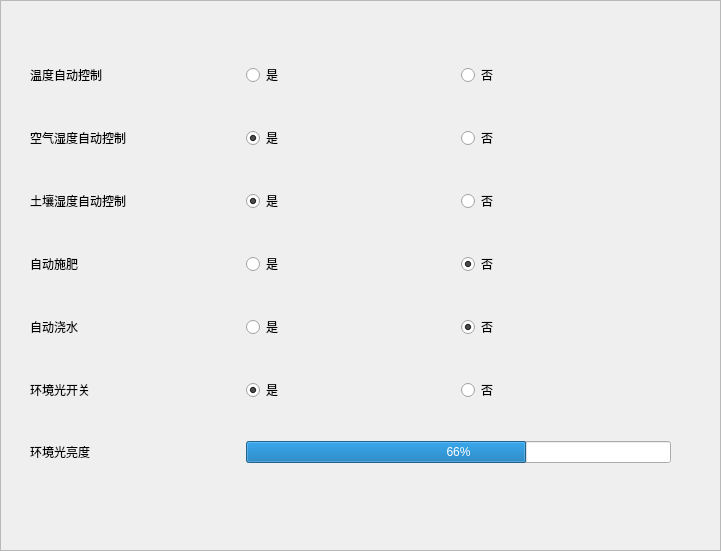
<?xml version="1.0" encoding="UTF-8"?>
<ui version="4.0">
 <class>Frame</class>
 <widget class="QFrame" name="Frame">
  <property name="geometry">
   <rect>
    <x>0</x>
    <y>0</y>
    <width>721</width>
    <height>551</height>
   </rect>
  </property>
  <property name="windowTitle">
   <string>Frame</string>
  </property>
  <property name="frameShape">
   <enum>QFrame::StyledPanel</enum>
  </property>
  <property name="frameShadow">
   <enum>QFrame::Raised</enum>
  </property>
  <widget class="QWidget" name="layoutWidget">
   <property name="geometry">
    <rect>
     <x>30</x>
     <y>30</y>
     <width>641</width>
     <height>471</height>
    </rect>
   </property>
   <layout class="QGridLayout" name="gridLayout">
    <item row="0" column="0">
     <widget class="QLabel" name="label">
      <property name="text">
       <string>温度自动控制</string>
      </property>
     </widget>
    </item>
    <item row="0" column="1">
     <widget class="QRadioButton" name="radioButton">
      <property name="text">
       <string>是</string>
      </property>
      <property name="autoExclusive">
       <bool>false</bool>
      </property>
     </widget>
    </item>
    <item row="0" column="2">
     <widget class="QRadioButton" name="radioButton_2">
      <property name="text">
       <string>否</string>
      </property>
     </widget>
    </item>
    <item row="1" column="0">
     <widget class="QLabel" name="label_2">
      <property name="text">
       <string>空气湿度自动控制</string>
      </property>
     </widget>
    </item>
    <item row="1" column="1">
     <widget class="QRadioButton" name="radioButton_3">
      <property name="text">
       <string>是</string>
      </property>
      <property name="checked">
       <bool>true</bool>
      </property>
      <property name="autoExclusive">
       <bool>false</bool>
      </property>
     </widget>
    </item>
    <item row="1" column="2">
     <widget class="QRadioButton" name="radioButton_4">
      <property name="text">
       <string>否</string>
      </property>
     </widget>
    </item>
    <item row="2" column="0">
     <widget class="QLabel" name="label_3">
      <property name="text">
       <string>土壤湿度自动控制</string>
      </property>
     </widget>
    </item>
    <item row="2" column="1">
     <widget class="QRadioButton" name="radioButton_5">
      <property name="text">
       <string>是</string>
      </property>
      <property name="checked">
       <bool>true</bool>
      </property>
      <property name="autoExclusive">
       <bool>false</bool>
      </property>
     </widget>
    </item>
    <item row="2" column="2">
     <widget class="QRadioButton" name="radioButton_6">
      <property name="text">
       <string>否</string>
      </property>
     </widget>
    </item>
    <item row="3" column="0">
     <widget class="QLabel" name="label_4">
      <property name="text">
       <string>自动施肥</string>
      </property>
     </widget>
    </item>
    <item row="3" column="1">
     <widget class="QRadioButton" name="radioButton_7">
      <property name="text">
       <string>是</string>
      </property>
     </widget>
    </item>
    <item row="3" column="2">
     <widget class="QRadioButton" name="radioButton_8">
      <property name="text">
       <string>否</string>
      </property>
      <property name="checked">
       <bool>true</bool>
      </property>
      <property name="autoExclusive">
       <bool>false</bool>
      </property>
     </widget>
    </item>
    <item row="4" column="0">
     <widget class="QLabel" name="label_5">
      <property name="text">
       <string>自动浇水</string>
      </property>
     </widget>
    </item>
    <item row="4" column="1">
     <widget class="QRadioButton" name="radioButton_9">
      <property name="text">
       <string>是</string>
      </property>
     </widget>
    </item>
    <item row="4" column="2">
     <widget class="QRadioButton" name="radioButton_10">
      <property name="text">
       <string>否</string>
      </property>
      <property name="checked">
       <bool>true</bool>
      </property>
      <property name="autoExclusive">
       <bool>false</bool>
      </property>
     </widget>
    </item>
    <item row="5" column="0">
     <widget class="QLabel" name="label_6">
      <property name="text">
       <string>环境光开关</string>
      </property>
     </widget>
    </item>
    <item row="5" column="1">
     <widget class="QRadioButton" name="radioButton_11">
      <property name="enabled">
       <bool>true</bool>
      </property>
      <property name="text">
       <string>是</string>
      </property>
      <property name="checked">
       <bool>true</bool>
      </property>
      <property name="autoExclusive">
       <bool>false</bool>
      </property>
     </widget>
    </item>
    <item row="5" column="2">
     <widget class="QRadioButton" name="radioButton_12">
      <property name="text">
       <string>否</string>
      </property>
     </widget>
    </item>
    <item row="6" column="0">
     <widget class="QLabel" name="label_7">
      <property name="text">
       <string>环境光亮度</string>
      </property>
     </widget>
    </item>
    <item row="6" column="1" colspan="2">
     <widget class="QProgressBar" name="progressBar">
      <property name="value">
       <number>66</number>
      </property>
     </widget>
    </item>
   </layout>
  </widget>
 </widget>
 <resources/>
 <connections/>
</ui>
